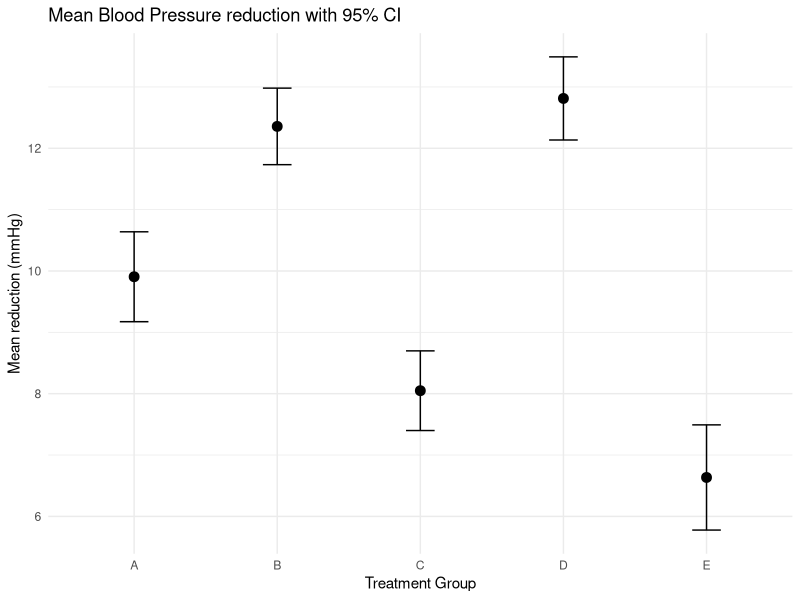
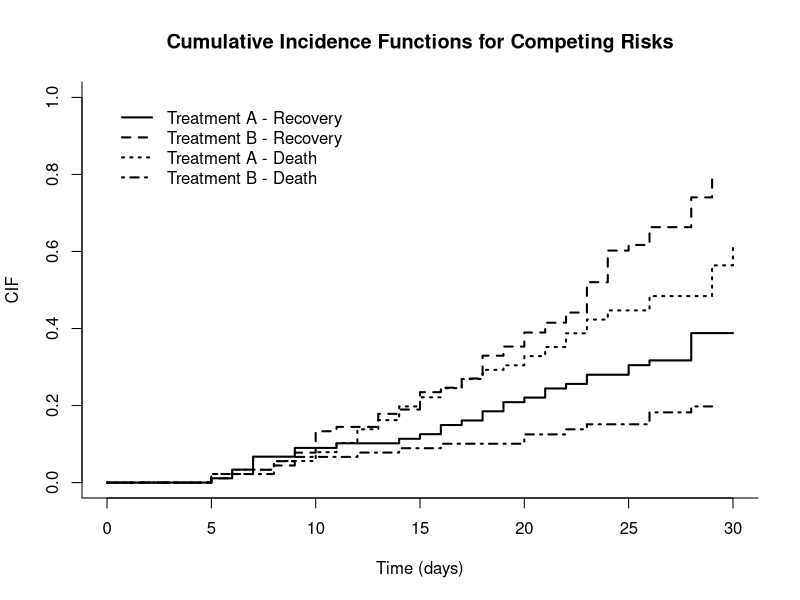

These charts were generated, in order, by the following R code:
# Statistical Inference in R
# Run from the repository root (the folder containing this file).
# Install dependencies once: install.packages(c("MASS", "cmprsk", "survival", "dplyr", "ggplot2", "emmeans"))

install.packages(c("MASS", "cmprsk", "survival", "dplyr", "ggplot2", "emmeans"))
library(MASS)
library(cmprsk)
library(survival)
library(dplyr)
library(ggplot2)
library(emmeans)


# ====================================================================
# 01 — Blood pressure: linear and logistic regression
# ====================================================================
setwd("...")
data1 <- read.table("data/data 1.txt", header = TRUE, sep = " ")

vars <- c("Blood_Pressure", "Age", "BMI", "Exercise_Frequency")

# Summarize each variable and construct a 95% t confidence interval for its
# population mean. The standard error is estimated using the sample variance.
summary_data1 <- do.call(rbind, lapply(vars, function(v) {
  x    <- data1[[v]]
  n    <- length(x)
  m    <- mean(x)
  vari <- var(x)
  ci   <- t.test(x, conf.level = 0.95)$conf.int
  data.frame(
    n = n,
    Variable = v,
    Mean     = round(m, 3),
    Variance = round(vari, 3),
    CI95_lower = round(ci[1], 3),
    CI95_upper = round(ci[2], 3)
  )
}))

print(summary_data1, row.names = FALSE)

# OLS estimates the conditional mean of blood pressure given the predictors.
# summary(model) reports coefficient standard errors, t-tests, and model fit.
model <- lm(Blood_Pressure ~ Age + BMI + Exercise_Frequency, data = data1)
summary(model)

# R-squared measures explained sample variation; adjusted R-squared
# additionally penalizes model complexity.
summary(model)$r.squared

summary(model)$adj.r.squared

# Define the binary outcome: blood pressure above 120 mmHg.
# Logistic regression models log-odds and estimates coefficients by MLE.
data1$BP_binary <- ifelse(data1$Blood_Pressure > 120, 1, 0)

# Each logistic coefficient is a conditional log-odds change; exp(beta)
# gives the corresponding odds ratio, holding other predictors fixed.
model_logit <- glm(BP_binary ~ Age + BMI + Exercise_Frequency, 
                   data = data1, family = binomial)
summary(model_logit)


# ====================================================================
# 02 — Beetle counts: Poisson and negative binomial regression
# ====================================================================

data2 <- read.table("data/data 2.txt", header = TRUE)

# Report observed means and variances (and invasive-species prevalence).
# These describe the sample; they are not conditional regression estimates.
summary_table <- data.frame(
  Beetle_Count = c(
    mean(data2$Beetle_Count, na.rm = TRUE),
    var(data2$Beetle_Count, na.rm = TRUE)
  ),
  Burn_Intensity = c(
    mean(data2$Burn_Intensity, na.rm = TRUE),
    var(data2$Burn_Intensity, na.rm = TRUE)
  ),
  Invasive_Species = c(
    mean(data2$Invasive_Species, na.rm = TRUE),  
    NA                                         
  )
)

rownames(summary_table) <- c("mean/prevalence", "variance")
summary_table

# Poisson GLM with log link: log(E[Y | X]) = X beta.
# Assumes conditional variance equals the conditional mean.
# Poisson regression
pois_model <- glm(Beetle_Count ~ Burn_Intensity + Invasive_Species,
                  family = poisson(link = "log"),
                  data = data2)

summary(pois_model)

# Pearson dispersion is approximately 1 under a well-fitting Poisson
# variance assumption; values substantially above 1 suggest overdispersion.
# Check overdispersion
dispersion <- sum(residuals(pois_model, type = "pearson")^2) /
              pois_model$df.residual
dispersion

# Negative binomial regression allows Var(Y | X) = mu + mu^2 / size,
# making it suitable for overdispersed counts.
# Negative Binomial regression
nb_model <- glm.nb(Beetle_Count ~ Burn_Intensity + Invasive_Species,
                   data = data2)

summary(nb_model)

# Custom MLE: estimate regression coefficients and the dispersion parameter
# by minimizing the negative log-likelihood with BFGS.
# Negative binomial MLE: log(size) parametrization enforces size > 0.
# Sum log probabilities rather than log(product(probabilities)) for stability.
log_likelihood <- function(par, Y, X1, X2) {
  mu <- exp(par[1] + par[2] * X1 + par[3] * X2)
  size <- exp(par[4])
  -sum(dnbinom(Y, mu = mu, size = size, log = TRUE))
}

initial_values <- c(0, 0, 0, log(0.5))
fit <- optim(
  par = initial_values, fn = log_likelihood, method = "BFGS",
  Y = data2$Beetle_Count, X1 = data2$Burn_Intensity,
  X2 = data2$Invasive_Species
)

# Coefficients and dispersion (size) on the original scale
beta_hat <- c(fit$par[1:3], size = exp(fit$par[4]))
beta_hat

# AIC = 2*k - 2*maximized_log_likelihood: lower values favor the
# better fit/complexity trade-off among these candidate models.
# Compare fit using AIC (for Poisson vs glm.nb)
AIC(pois_model, nb_model)

# Unconditional variance/mean ratio: descriptive only; unlike Pearson
# dispersion, this does not adjust for covariates.
# Check overdispersion in the outcome
var(data2$Beetle_Count) / mean(data2$Beetle_Count)


# ====================================================================
# 03 — Competing risks: cumulative incidence and hazard models
# ====================================================================

data3 <- read.table("data/data 3.txt", header = TRUE)
data3$Treatment <- factor(data3$Treatment)

# Status 0 = censored, 1 = recovery, 2 = death.
# The cumulative incidence function estimates P(T <= t, cause = j),
# accounting for the fact that competing events prevent the target event.
cif_fit <- cuminc(
  ftime   = data3$Time,
  fstatus = data3$Status,
  group   = data3$Treatment
)

# check order 
names(cif_fit)

# Rename CIF curve components
nm <- names(cif_fit)
nm[nm == "A 1"] <- "Treatment A - Recovery"
nm[nm == "B 1"] <- "Treatment B - Recovery"
nm[nm == "A 2"] <- "Treatment A - Death"
nm[nm == "B 2"] <- "Treatment B - Death"
names(cif_fit) <- nm

# Write the figure to a fixed-size image instead of the RStudio plot pane.
# This avoids "figure margins too large" when the pane is too small.
# The fitted CIFs and plotting arguments remain unchanged.
dir.create("figures", showWarnings = FALSE)
png("figures/competing_risks_cif.png", width = 1200, height = 800, res = 150)
plot(cif_fit,
     xlab = "Time (days)",
     ylab = "CIF",
     main = "Cumulative Incidence Functions for Competing Risks",
     lty  = c(1,2,3,4),
     lwd  = 2)
dev.off()

data3$Treatment <- relevel(data3$Treatment, ref = "A")

# Fine-Gray regression models the subdistribution hazard associated with
# the recovery cumulative incidence (event code 1).
# Fine-Gray model (subdistribution hazard)
fg_fit <- crr(
  ftime  = data3$Time,
  fstatus = data3$Status,
  cov1   = model.matrix(~ Treatment, data3)[, -1]
)

summary(fg_fit)

# Cause-specific Cox regression models the instantaneous recovery hazard
# among people still free of any event; deaths exit its risk set.
# Cause-specific Cox-model
cox_fit <- coxph(
  Surv(Time, Status == 1) ~ Treatment,
  data = data3
)

summary(cox_fit)


# ====================================================================
# 04 — Treatment comparisons: ANOVA and simultaneous contrasts
# ====================================================================

data4 <- read.table("data/data 4.txt", header = TRUE)

# Treatment as factor
data4$treatment_group <- factor(data4$treatment_group)

# Group means and individual 95% t confidence intervals; these are not
# adjusted for simultaneous coverage across multiple groups.
summary_stats <- data4 %>%
  group_by(treatment_group) %>%
  summarise(
    n = n(),
    mean = mean(blood_pressure_reduction),
    variance = var(blood_pressure_reduction),
    sd = sd(blood_pressure_reduction),
    se = sd / sqrt(n),
    lower_CI = mean + qt(0.025, df = n - 1) * se,
    upper_CI = mean + qt(0.975, df = n - 1) * se
  )

summary_stats

ggplot(summary_stats,
       aes(x = treatment_group, y = mean)) +
  geom_point(size = 3) +
  geom_errorbar(aes(ymin = lower_CI, ymax = upper_CI),
                width = 0.2) +
  labs(title = "Mean Blood Pressure reduction with 95% CI",
       x = "Treatment Group",
       y = "Mean reduction (mmHg)") +
  theme_minimal()

# One-way ANOVA tests H0: all five population treatment means are equal.
# A significant F-test alone does not identify which groups differ.
# Fit ANOVA
anova_model <- aov(blood_pressure_reduction ~ treatment_group, data = data4)
summary(anova_model)

# In this one-factor model, estimated marginal means equal group means.
# Compute estimated marginal means
emm <- emmeans(anova_model, "treatment_group")
summary(emm)

# Estimated means for each treatment group
emm <- emmeans(anova_model, ~ treatment_group)

# Each contrast estimates a treatment mean difference relative to A.
# Contrast coefficients sum to zero; e.g. (-1, 1, 0, 0, 0) = mu_B - mu_A.
# contrast matrix
custom_contrasts <- list(
  "B-A" = c(-1, 1, 0, 0, 0),
  "C-A" = c(-1, 0, 1, 0, 0),
  "D-A" = c(-1, 0, 0, 1, 0),
  "E-A" = c(-1, 0, 0, 0, 1)
)

# The mvt adjustment accounts for correlation among the four contrasts
# and targets simultaneous familywise inference rather than separate tests.
# Compute contrasts with multivariate-t simultaneous adjustment (max-t)
res <- contrast(emm, method = custom_contrasts, adjust = "mvt")
summary(res)

# Simultaneous confidence intervals
confint(res, adjust = "mvt")
